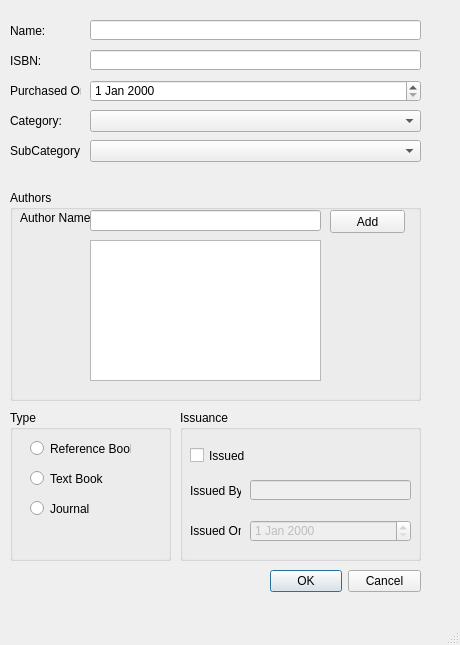
<?xml version="1.0" encoding="UTF-8"?>
<ui version="4.0">
 <class>MainWindow</class>
 <widget class="QMainWindow" name="MainWindow">
  <property name="geometry">
   <rect>
    <x>0</x>
    <y>0</y>
    <width>460</width>
    <height>645</height>
   </rect>
  </property>
  <property name="windowTitle">
   <string>MainWindow</string>
  </property>
  <widget class="QWidget" name="centralwidget">
   <widget class="QLabel" name="label">
    <property name="geometry">
     <rect>
      <x>10</x>
      <y>20</y>
      <width>51</width>
      <height>21</height>
     </rect>
    </property>
    <property name="text">
     <string>Name:</string>
    </property>
   </widget>
   <widget class="QLabel" name="label_2">
    <property name="geometry">
     <rect>
      <x>10</x>
      <y>50</y>
      <width>51</width>
      <height>21</height>
     </rect>
    </property>
    <property name="text">
     <string>ISBN:</string>
    </property>
   </widget>
   <widget class="QLabel" name="label_3">
    <property name="geometry">
     <rect>
      <x>10</x>
      <y>80</y>
      <width>71</width>
      <height>21</height>
     </rect>
    </property>
    <property name="text">
     <string>Purchased On:</string>
    </property>
   </widget>
   <widget class="QLabel" name="label_4">
    <property name="geometry">
     <rect>
      <x>10</x>
      <y>110</y>
      <width>51</width>
      <height>21</height>
     </rect>
    </property>
    <property name="text">
     <string>Category:</string>
    </property>
   </widget>
   <widget class="QLabel" name="label_5">
    <property name="geometry">
     <rect>
      <x>10</x>
      <y>140</y>
      <width>71</width>
      <height>21</height>
     </rect>
    </property>
    <property name="text">
     <string>SubCategory:</string>
    </property>
   </widget>
   <widget class="QGroupBox" name="groupBox">
    <property name="geometry">
     <rect>
      <x>10</x>
      <y>190</y>
      <width>411</width>
      <height>211</height>
     </rect>
    </property>
    <property name="title">
     <string>Authors</string>
    </property>
    <widget class="QLabel" name="label_7">
     <property name="geometry">
      <rect>
       <x>10</x>
       <y>20</y>
       <width>81</width>
       <height>16</height>
      </rect>
     </property>
     <property name="text">
      <string>Author Name</string>
     </property>
    </widget>
    <widget class="QLineEdit" name="lineEdit_3">
     <property name="geometry">
      <rect>
       <x>80</x>
       <y>20</y>
       <width>231</width>
       <height>21</height>
      </rect>
     </property>
    </widget>
    <widget class="QPushButton" name="pushButton">
     <property name="geometry">
      <rect>
       <x>320</x>
       <y>20</y>
       <width>75</width>
       <height>23</height>
      </rect>
     </property>
     <property name="text">
      <string>Add</string>
     </property>
    </widget>
    <widget class="QListWidget" name="listWidget">
     <property name="geometry">
      <rect>
       <x>80</x>
       <y>50</y>
       <width>231</width>
       <height>141</height>
      </rect>
     </property>
    </widget>
   </widget>
   <widget class="QLineEdit" name="lineEdit">
    <property name="geometry">
     <rect>
      <x>90</x>
      <y>20</y>
      <width>331</width>
      <height>20</height>
     </rect>
    </property>
   </widget>
   <widget class="QLineEdit" name="lineEdit_2">
    <property name="geometry">
     <rect>
      <x>90</x>
      <y>50</y>
      <width>331</width>
      <height>20</height>
     </rect>
    </property>
   </widget>
   <widget class="QDateEdit" name="dateEdit">
    <property name="geometry">
     <rect>
      <x>90</x>
      <y>80</y>
      <width>331</width>
      <height>22</height>
     </rect>
    </property>
   </widget>
   <widget class="QComboBox" name="comboBox">
    <property name="geometry">
     <rect>
      <x>90</x>
      <y>110</y>
      <width>331</width>
      <height>22</height>
     </rect>
    </property>
    <property name="editable">
     <bool>false</bool>
    </property>
   </widget>
   <widget class="QComboBox" name="comboBox_2">
    <property name="geometry">
     <rect>
      <x>90</x>
      <y>140</y>
      <width>331</width>
      <height>22</height>
     </rect>
    </property>
   </widget>
   <widget class="QGroupBox" name="groupBox_2">
    <property name="geometry">
     <rect>
      <x>10</x>
      <y>410</y>
      <width>161</width>
      <height>151</height>
     </rect>
    </property>
    <property name="title">
     <string>Type</string>
    </property>
    <widget class="QRadioButton" name="radioButton">
     <property name="geometry">
      <rect>
       <x>20</x>
       <y>30</y>
       <width>101</width>
       <height>17</height>
      </rect>
     </property>
     <property name="text">
      <string>Reference Book</string>
     </property>
    </widget>
    <widget class="QRadioButton" name="radioButton_2">
     <property name="geometry">
      <rect>
       <x>20</x>
       <y>60</y>
       <width>82</width>
       <height>17</height>
      </rect>
     </property>
     <property name="text">
      <string>Text Book</string>
     </property>
    </widget>
    <widget class="QRadioButton" name="radioButton_3">
     <property name="geometry">
      <rect>
       <x>20</x>
       <y>90</y>
       <width>82</width>
       <height>17</height>
      </rect>
     </property>
     <property name="text">
      <string>Journal</string>
     </property>
    </widget>
   </widget>
   <widget class="QGroupBox" name="groupBox_3">
    <property name="geometry">
     <rect>
      <x>180</x>
      <y>410</y>
      <width>241</width>
      <height>151</height>
     </rect>
    </property>
    <property name="title">
     <string>Issuance</string>
    </property>
    <widget class="QCheckBox" name="checkBox">
     <property name="enabled">
      <bool>true</bool>
     </property>
     <property name="geometry">
      <rect>
       <x>10</x>
       <y>30</y>
       <width>70</width>
       <height>31</height>
      </rect>
     </property>
     <property name="text">
      <string>Issued</string>
     </property>
    </widget>
    <widget class="QLineEdit" name="lineEdit_4">
     <property name="enabled">
      <bool>false</bool>
     </property>
     <property name="geometry">
      <rect>
       <x>70</x>
       <y>70</y>
       <width>161</width>
       <height>20</height>
      </rect>
     </property>
    </widget>
    <widget class="QLabel" name="label_8">
     <property name="geometry">
      <rect>
       <x>10</x>
       <y>70</y>
       <width>51</width>
       <height>21</height>
      </rect>
     </property>
     <property name="text">
      <string>Issued By:</string>
     </property>
    </widget>
    <widget class="QLabel" name="label_9">
     <property name="geometry">
      <rect>
       <x>10</x>
       <y>110</y>
       <width>51</width>
       <height>21</height>
      </rect>
     </property>
     <property name="text">
      <string>Issued On:</string>
     </property>
    </widget>
    <widget class="QDateEdit" name="dateEdit_2">
     <property name="enabled">
      <bool>false</bool>
     </property>
     <property name="geometry">
      <rect>
       <x>70</x>
       <y>110</y>
       <width>161</width>
       <height>22</height>
      </rect>
     </property>
    </widget>
   </widget>
   <widget class="QDialogButtonBox" name="buttonBox">
    <property name="geometry">
     <rect>
      <x>270</x>
      <y>570</y>
      <width>151</width>
      <height>23</height>
     </rect>
    </property>
    <property name="standardButtons">
     <set>QDialogButtonBox::Cancel|QDialogButtonBox::Ok</set>
    </property>
   </widget>
   <zorder>groupBox</zorder>
   <zorder>label</zorder>
   <zorder>label_2</zorder>
   <zorder>label_3</zorder>
   <zorder>label_4</zorder>
   <zorder>label_5</zorder>
   <zorder>lineEdit</zorder>
   <zorder>lineEdit_2</zorder>
   <zorder>dateEdit</zorder>
   <zorder>comboBox</zorder>
   <zorder>comboBox_2</zorder>
   <zorder>groupBox_2</zorder>
   <zorder>groupBox_3</zorder>
   <zorder>buttonBox</zorder>
  </widget>
  <widget class="QMenuBar" name="menubar">
   <property name="geometry">
    <rect>
     <x>0</x>
     <y>0</y>
     <width>460</width>
     <height>21</height>
    </rect>
   </property>
  </widget>
  <widget class="QStatusBar" name="statusbar"/>
 </widget>
 <resources/>
 <connections/>
</ui>
